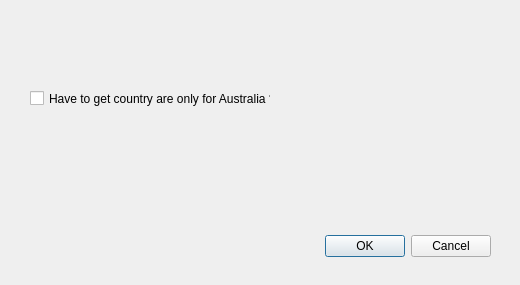
<?xml version="1.0" encoding="UTF-8"?>
<ui version="4.0">
 <class>SetOSMNodeSettingsDlg</class>
 <widget class="QDialog" name="SetOSMNodeSettingsDlg">
  <property name="geometry">
   <rect>
    <x>0</x>
    <y>0</y>
    <width>520</width>
    <height>285</height>
   </rect>
  </property>
  <property name="windowTitle">
   <string>OSM Node Settings</string>
  </property>
  <widget class="QDialogButtonBox" name="buttonBox">
   <property name="geometry">
    <rect>
     <x>150</x>
     <y>230</y>
     <width>341</width>
     <height>32</height>
    </rect>
   </property>
   <property name="orientation">
    <enum>Qt::Horizontal</enum>
   </property>
   <property name="standardButtons">
    <set>QDialogButtonBox::Cancel|QDialogButtonBox::Ok</set>
   </property>
  </widget>
  <widget class="QCheckBox" name="getCntryAreaOnlyForAUChkBox">
   <property name="geometry">
    <rect>
     <x>30</x>
     <y>90</y>
     <width>241</width>
     <height>17</height>
    </rect>
   </property>
   <property name="text">
    <string>Have to get country are only for Australia ?</string>
   </property>
  </widget>
 </widget>
 <resources/>
 <connections>
  <connection>
   <sender>buttonBox</sender>
   <signal>accepted()</signal>
   <receiver>SetOSMNodeSettingsDlg</receiver>
   <slot>accept()</slot>
   <hints>
    <hint type="sourcelabel">
     <x>248</x>
     <y>254</y>
    </hint>
    <hint type="destinationlabel">
     <x>157</x>
     <y>274</y>
    </hint>
   </hints>
  </connection>
  <connection>
   <sender>buttonBox</sender>
   <signal>rejected()</signal>
   <receiver>SetOSMNodeSettingsDlg</receiver>
   <slot>reject()</slot>
   <hints>
    <hint type="sourcelabel">
     <x>316</x>
     <y>260</y>
    </hint>
    <hint type="destinationlabel">
     <x>286</x>
     <y>274</y>
    </hint>
   </hints>
  </connection>
 </connections>
</ui>
